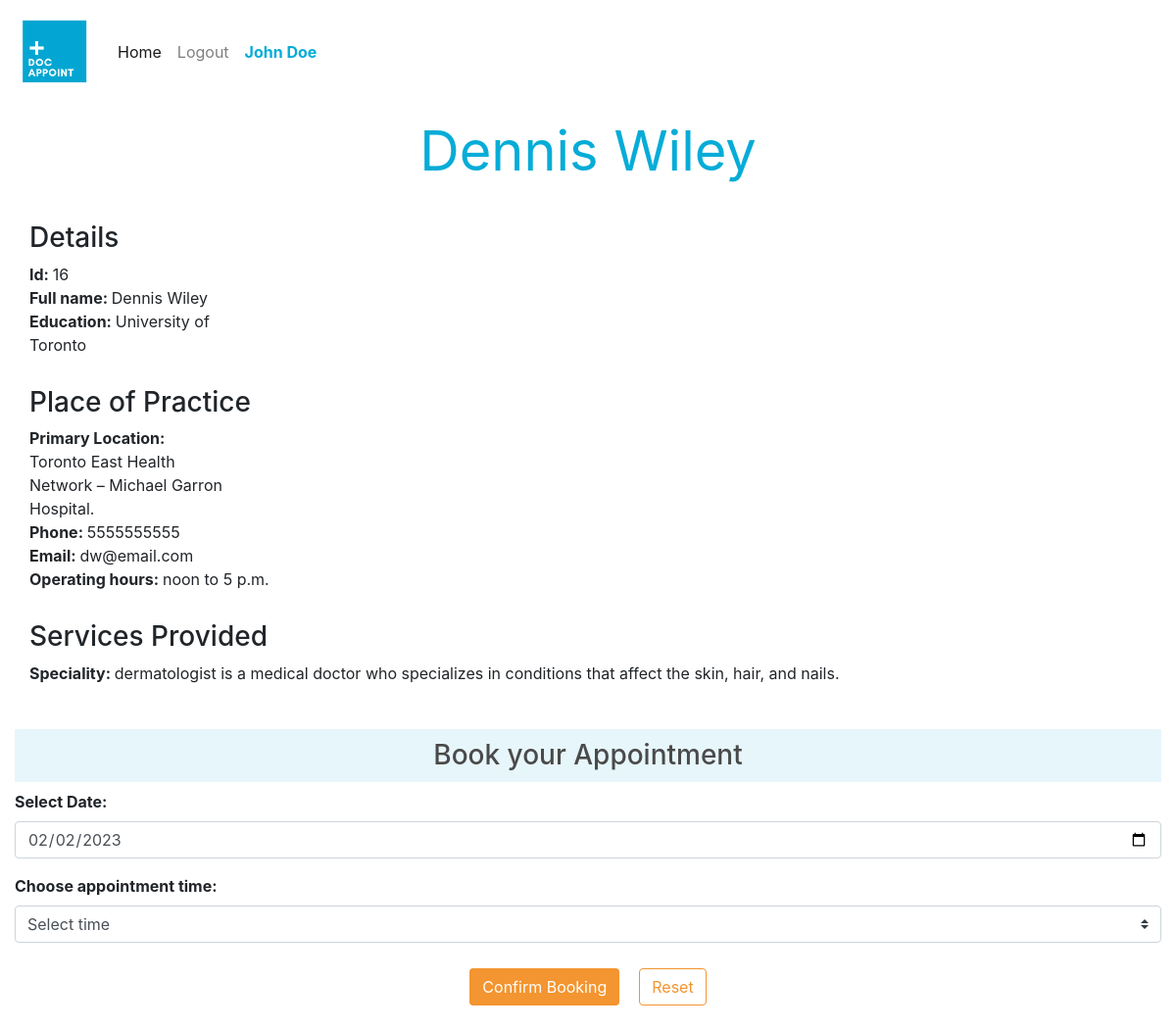
Page /16 (signed in) on the committed database.
### Doc_Appoint/models.py (models this page shows, shortened)
class User(AbstractUser):
    USER_REGISTER_TYPES = (
        ('PR', 'personal'),
        ('DR', 'doctor')
    )
    user_type = models.CharField(max_length=2, blank=True, choices=USER_REGISTER_TYPES)

class Doctor(models.Model):
    doctor_name = models.ForeignKey('User', on_delete=models.CASCADE, related_name="doctor_name")
    services = models.TextField(max_length=100)
    experience = models.IntegerField()
    study = models.TextField()
    patient = models.ManyToManyField('Patient', blank=True, related_name="doctors_patients", default=[0])
    service_time_from = models.TimeField(null=True)
    service_time_to = models.TimeField(null=True)
    address = models.TextField()
    phone_number = models.CharField(max_length=14, blank=True, null=True)
    gender = models.CharField(max_length=10, blank=True, null=True)

### Doc_Appoint/views.py (the view)
# urls.py: path("<int:doc_id>", views.book_appointment, name="book-appointment"),
@login_required
def book_appointment(request, doc_id):
    doc = Doctor.objects.get(id = doc_id)
    booking_times = time_slots(doc_id)
    patient = Patient.objects.get(patient_id=request.user.id)
    error = False
    success=False
    if Appointment.objects.filter(patient=patient, doctor=doc, appointment_date__gte = datetime.now()).exists():
        patient_appoint_exists = Appointment.objects.get(patient=patient, doctor=doc, appointment_date__gte = datetime.now())
    else:
        patient_appoint_exists = False
    if request.method == "POST":
        appointment_time = request.POST["booking"]
        appointment_date = request.POST.get("app-date")
        if Appointment.objects.filter(doctor=doc, appointment_date=appointment_date, appointment_time=appointment_time).exists():
            return HttpResponse('Appointment for this time already exists!')
        else:
            if datetime.strptime(appointment_date, "%Y-%m-%d") >= datetime.now():
                report = Report.objects.create(
                    patient=patient,
                    doctor=doc
                )
                doc.patient.add(patient)
                try:
                    new_appointment = Appointment.objects.create(
                        patient=patient,
                        doctor=doc,
                        report=report,
                        appointment_time=appointment_time,
                        appointment_date=datetime.strptime(appointment_date, "%Y-%m-%d")
                    )
                    new_appointment.save()
                    success=True
                except IntegrityError:
                    return render(request, "Doc_Appoint/book_appointment.html", {
                        'message': "Some error occured, could not book an appointment!",
                        'doc': doc,
                        'booking_times': booking_times
                    })
            else:
                error = True
        return render(request, "Doc_Appoint/book_appointment.html", {
            'doc': doc,
            'booking_times': booking_times,
            'error': error,
            'success': success
        })
    else:
        return render(request, "Doc_Appoint/book_appointment.html", {
            'doc': doc,
            'booking_times': booking_times,
            'exists': patient_appoint_exists
        })

### Doc_Appoint/views.py (called while the page is built)
def time_slots(doc_id):
    slots = {}
    doc = Doctor.objects.get(id=doc_id)
    t1 = doc.service_time_from.strftime("%H:%M:%S")
    t2 = doc.service_time_to.strftime("%H:%M:%S")
    time_from = datetime.strptime(t1, "%H:%M:%S")
    time_to = datetime.strptime(t2, "%H:%M:%S")
    diff = time_to - time_from
    diff_min = diff.seconds / 60
    diff_hour = diff_min / 60
    ts = time_from
    for i in range(int(diff_hour)*2):
        ts = ts + timedelta(minutes=30)
        slots[ts.time()] = False
    return slots

### Doc_Appoint/templates/Doc_Appoint/book_appointment.html (shortened to what this page needs)
{% extends "Doc_Appoint/layout.html" %}
{% load static %}
{% block body %}
    <div class="doc-name">
        <h2 class="lead display-4" style="font-weight: 400">{{doc.doctor_name.username}}</h2>
    </div>
    <div class="doc-details-container">
        <div class="doc-details">
            <div class="details-bg">
                <h3 style="font-weight: 500">Details</h3>
                <div><strong>Id: </strong><span id="doctor_id">{{doc.id}}</span></div>
                <div><strong>Full name: </strong>{{doc.doctor_name.username}}</div>
                <div class="info"><strong>Education: </strong>{{doc.study}}</div>
            </div>
        </div>
        <div class="doc-details">
            <h3 style="font-weight: 500">Place of Practice</h3>
            <div class="info"><strong>Primary Location: </strong>{{doc.address}}</div>
            <div><strong>Phone: </strong>{{doc.phone_number}}</div>
            <div><strong>Email: </strong>{{doc.doctor_name.email}}</div>
            <div><strong>Operating hours: </strong>{{doc.service_time_from}} to {{doc.service_time_to}}</div>
        </div>
        <div class="doc-details">
            <h3 style="font-weight: 500">Services Provided</h3>
            <div><strong>Speciality: </strong>{{doc.services}}</div>
        </div>
    </div>
    {% if not exists %}
        <div class="doc-details" id="appointment-form">
            <div class="doc-book-app">
                <h3 style="font-weight: 500">Book your Appointment</h3>
            </div>
            <form action="" method="POST">
                <div class="form-group">
                    <label for="app-date"><strong>Select Date:</strong></label>
                    <input id="select-date" class="form-control" type="date" name="app-date" required>
                </div>
                <div class="form-group">
                    <label class="control-label" for="booking"><strong>Choose appointment time:</strong></label>
                    <select class="custom-select" name="booking" id="booking-times" required>
                        <option value="" selected>Select time</option>
                    </select>
                </div>
                <div class="next-steps-form-buttons">
                    <input class="btn" type="submit" value="Confirm Booking">
                    <input class="btn" type="reset" value="Reset">
                </div>
            </form>
        </div>
    {% else %}
        <div class="alert alert-success">
            <strong>Your appointment has been confirmed for {{exists.appointment_date}} at {{exists.appointment_time}}</strong>
        </div>
    {% endif %}
{% endblock %}

### Doc_Appoint/templates/Doc_Appoint/layout.html (shortened to what this page needs)
{% load static %}
<!DOCTYPE html>
<html lang="en">
    <head>
      <link rel="stylesheet" href="https://stackpath.bootstrapcdn.com/bootstrap/4.4.1/css/bootstrap.min.css">
      <link href="{% static 'Doc_Appoint/styles.css' %}" rel="stylesheet" type="text/css">
      <link href="{% static 'Doc_Appoint/booking_styles.css' %}" rel="stylesheet" type="text/css">
      <link href="https://maxcdn.bootstrapcdn.com/font-awesome/4.7.0/css/font-awesome.min.css" rel="stylesheet"/>
    </head>
    <body>
      <nav class="navbar navbar-expand-lg navbar-light">
        <a class="navbar-brand" href="{% url 'index' %}">
          <img src="../../static/Doc_Appoint/Doc Appoint_logo_v2.png" width="80" height="80" alt="doc_appoint_logo">
        </a>
          <ul class="navbar-nav">
            <li class="nav-item active">
              <a class="nav-link" href="{% url 'index' %}">Home</a>
            </li>
            {% if user.is_authenticated %}
              <li class="nav-item">
                <a class="nav-link" href="{% url 'logout' %}">Logout</a>
              </li>
              <li class="nav-item">
                <a class="nav-link" href="{% url 'index' %}"><span style="color: #06acd7; font-weight: bold" >{{user.username}}</span></a>
              </li>
            {% endif %}
          </ul>
      </nav>
      <div class="body">
          {% block body %}
          {% endblock %}
      </div>
    </body>
</html>

### Doc_Appoint/static/Doc_Appoint/styles.css (style rules this page uses)
:root { --main-theme-color: #06acd7; --main-theme-button: #F39530; }
.next-steps-form-buttons { display: flex; justify-content: center; }
.info { width: 200px; }

### Doc_Appoint/static/Doc_Appoint/booking_styles.css (style rules this page uses)
:root { --main-theme-color: #06acd7; --main-theme-button: #F39530; }
.doc-details-container { padding: 15px; }
.doc-details { padding: 15px; }
.doc-name { text-align: center; margin: 15px 0 0 0; color: var(--main-theme-color) }
.doc-book-app { text-align: center; background-color: #e7f6fb; color: rgb(74, 74, 74); }
.doc-book-app>h3 { padding: 10px; }
.next-steps-form-buttons input[type='submit'] { background-color: var(--main-theme-button); color: white; margin: 10px; }
.next-steps-form-buttons input[type='reset'] { border: 1px solid var(--main-theme-button); color: var(--main-theme-button); margin: 10px; }

### rows in the picture
User: username "John Doe"
Doctor: doctor_name.username "Dennis Wiley", id "16", study "University of Toronto", address "Toronto East Health Network – Michael Garron Hospital.", phone_number "5555555555", doctor_name.email "dw@email.com", service_time_from "noon", service_time_to "5 p.m.", services "dermatologist is a medical doctor who specializes in conditions that affect the skin, hair, and nails."
